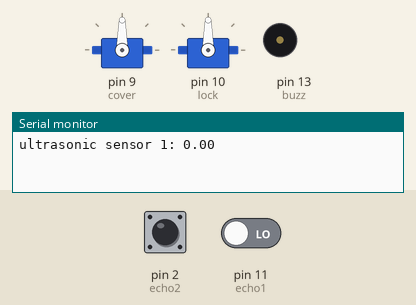
Simulated run of this sketch. Board: Arduino Uno, built with avr-gcc and run on an emulated ATmega328P. On the bench: 2 × servo, buzzer (waves = sounding, pin HIGH), the last lines printed to the serial monitor. The inputs (shaded band) are chosen by the test bench; at power-on: pin 2 (echo2) LOW, pin 11 (echo1) LOW. Pins used as bus, display or sensor lines are not drawn.

Above: at 1.2 s.
1.3 s: pin 2 (echo2) pulsed HIGH 2 times (0.12 s each, 0.3 s apart)
At 2.8 s:
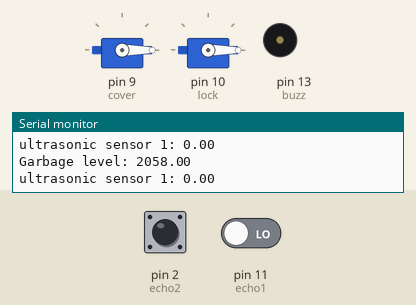
At 4.4 s:
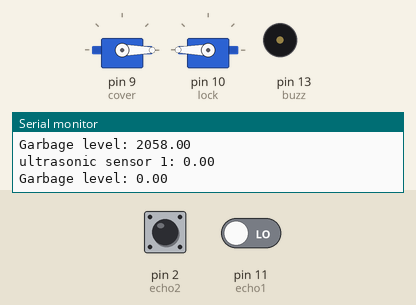
Timing chart, 0 to 13.9 s (numbered marks = the images above; inputs shaded):
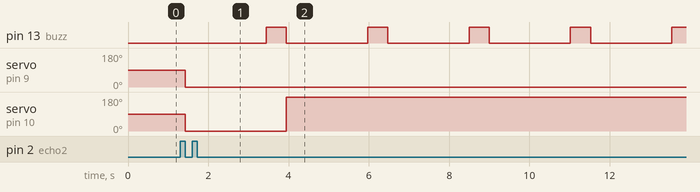

Measured:
- after the input at 1.3 s, servo on pin 9 (cover): 90° → 0° after 0.12 s instead of 0.73 s; servo on pin 10 (lock): 90° → 0° after 0.12 s, → 180° 2.5 s later
- by itself, pin 13 (buzz): alternates HIGH for 0.50 s and LOW for 2.0 s

The sketch:

SmarrtBiin.ino
```cpp
/*
WRITTEN BY THE TECHKHID
ASUSTEM ROBOTICS-LENOVO TRANSFORME
PROJECT BUILD
*/

#include<Servo.h> // Import Servo library

Servo cover;// Create Servo objects
Servo lock;

int trig1 = 12; // assign pin numbers to variables
int trig2 = 4;

int echo1 = 11;
int echo2 = 2;

int buzz = 13;

float dist; // declaring variables for equation
float level;

float dura1;
float dura2;

const float sos = 0.0343;


void setup() {
  // put your setup code here, to run once:
cover.attach(9);// attach servo pin numbers
lock.attach(10);

pinMode(trig1, OUTPUT);//set pinmodes
pinMode(trig2, OUTPUT);

pinMode(echo1, INPUT);
pinMode(echo2, INPUT);

pinMode(buzz, OUTPUT);
Serial.begin(9600);// initialize serial communication
}

void loop() {
  // put your main code here, to run repeatedly:
digitalWrite(trig1, LOW);
delay(2);
digitalWrite(trig1, HIGH);
delay(10);
digitalWrite(trig1, LOW);

dura1 = pulseIn(echo1, HIGH);// calculating distance for front facing ultrasonic sensor
dist = (sos*dura1)/2;
dist = round(dist);// rounding to whole number for easy thresholding

Serial.print("ultrasonic sensor 1: ");
Serial.println(dist);

digitalWrite(trig2, LOW);
delay(2);
digitalWrite(trig2, HIGH);
delay(10);
digitalWrite(trig2, LOW);

dura2 = pulseIn(echo2, HIGH);
level = (sos*dura2)/2;// calculating distance for garbage level ultrasonic sensor
level = round(level);
Serial.print("Garbage level: ");
Serial.println(level);
//delay(1000);

if(dist < 10){ // if object dectected within 10cm open trashcan
  cover.write(0);
  }
else{
  cover.write(90);// else remain closed
  };

if (level < 5){// if trash level reaches within 5cm of the cover turn on and off the buzzer and lock trashcan
  digitalWrite(buzz, HIGH);
  delay(500);
  digitalWrite(buzz, LOW);
  lock.write(180);
  }
else{
  digitalWrite(buzz, LOW);
  lock.write(0);
  }
}
```
